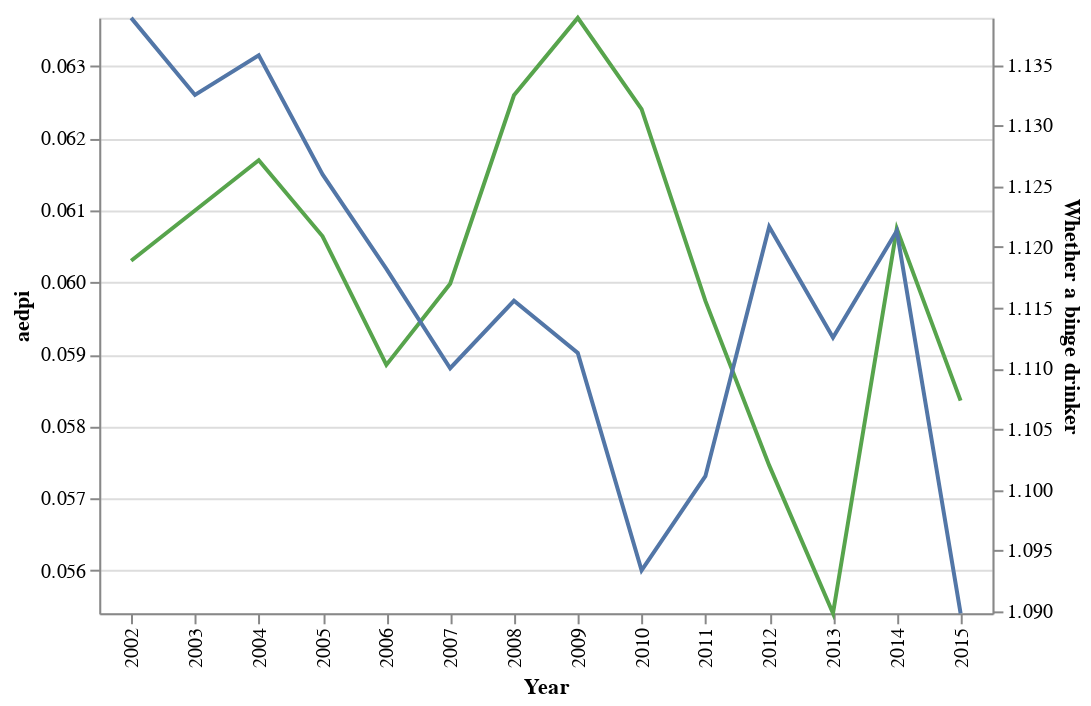

Write notebook code for a chart like this one.
### Code cell
make_ts_plot(sub_tbl, dep_variable, var_target, variable_desc[dep_variable])

### Figure 1 — Vega-Lite specification as saved in the notebook (floating-point values rounded to 4 significant figures)
{"config": {"view": {"continuousWidth": 400, "continuousHeight": 300}}, "layer": [{"mark": {"type": "line", "color": "#57A44C"}, "encoding": {"tooltip": [{"type": "ordinal", "field": "year"}, {"type": "quantitative", "field": "aedpi"}], "x": {"type": "ordinal", "field": "year", "title": "Year"}, "y": {"type": "quantitative", "field": "aedpi", "scale": {"domain": [0.05541, 0.06367]}}}, "height": 300, "width": 450}, {"mark": {"type": "line", "color": "#5276A7"}, "encoding": {"tooltip": [{"type": "ordinal", "field": "year"}, {"type": "quantitative", "field": "RFBING"}], "x": {"type": "ordinal", "field": "year", "title": "Year"}, "y": {"type": "quantitative", "field": "RFBING", "scale": {"domain": [1.09, 1.139]}, "title": "Whether a binge drinker"}}, "height": 300, "width": 450}], "data": {"name": "data-cf985add26f7084343b37bde7eb7820d"}, "resolve": {"scale": {"y": "independent"}}, "$schema": "https://vega.github.io/schema/vega-lite/v4.8.1.json", "datasets": {"data-cf985add26f7084343b37bde7eb7820d": [{"year": 2002, "RFBING": 1.139, "aedpi": 0.0603}, {"year": 2003, "RFBING": 1.133, "aedpi": 0.061}, {"year": 2004, "RFBING": 1.136, "aedpi": 0.06169}, {"year": 2005, "RFBING": 1.126, "aedpi": 0.06064}, {"year": 2006, "RFBING": 1.118, "aedpi": 0.05886}, {"year": 2007, "RFBING": 1.11, "aedpi": 0.05998}, {"year": 2008, "RFBING": 1.116, "aedpi": 0.0626}, {"year": 2009, "RFBING": 1.111, "aedpi": 0.06367}, {"year": 2010, "RFBING": 1.093, "aedpi": 0.0624}, {"year": 2011, "RFBING": 1.101, "aedpi": 0.05974}, {"year": 2012, "RFBING": 1.122, "aedpi": 0.05746}, {"year": 2013, "RFBING": 1.113, "aedpi": 0.05541}, {"year": 2014, "RFBING": 1.121, "aedpi": 0.06075}, {"year": 2015, "RFBING": 1.09, "aedpi": 0.05836}]}}
